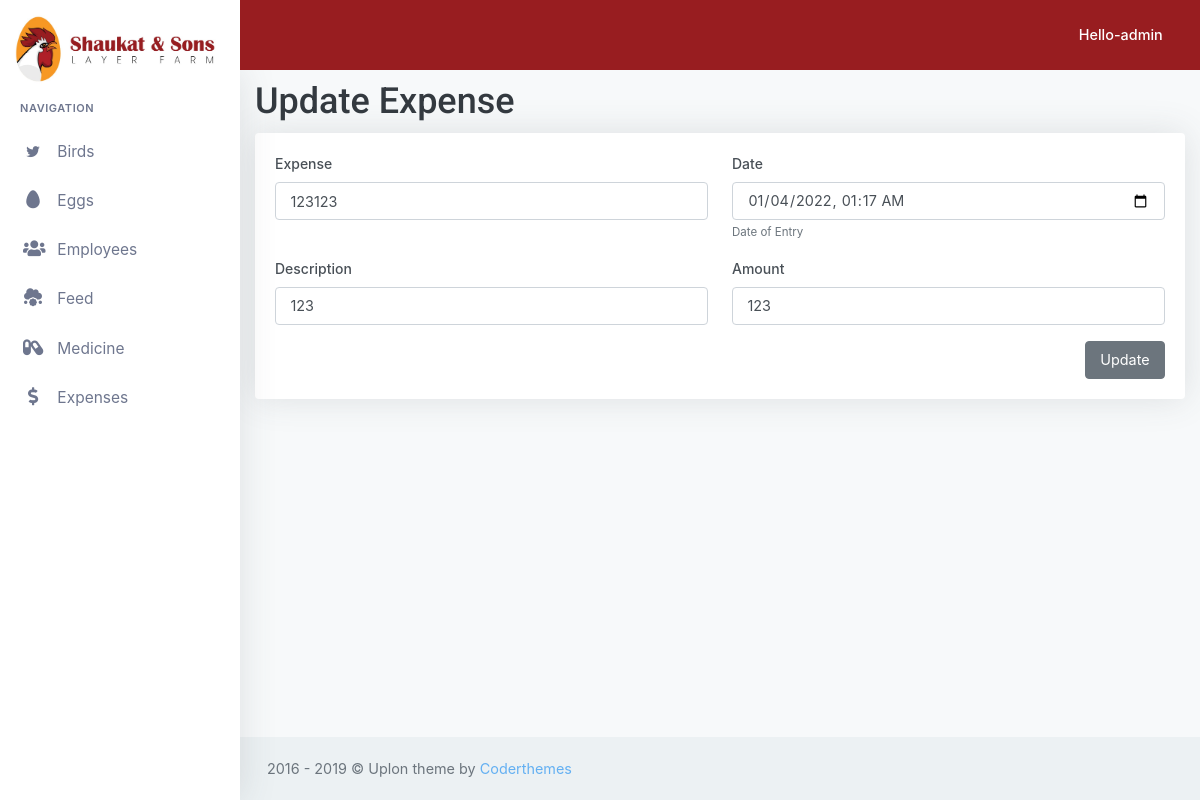
Page /expenses/update-expenses/3/ (signed in) on the committed database.
### expenses/models.py (models this page shows)
class Expenses(models.Model):
    title = models.CharField(max_length=56,)
    amount = models.CharField(max_length=56,)
    description = models.CharField(max_length=56)
    date = models.DateTimeField()
    updated_by = models.ForeignKey(User, on_delete=models.SET_NULL,null=True)

### expenses/views.py (the view, shortened to what this page needs)
# urls.py: path('update-expenses/<id>/', views.update_expenses, name="update_expenses"),
@login_required(login_url='/accounts/login')
def update_expenses(request, id):
    update_record = Expenses.objects.get(id=id)
    return render(request, 'expenses/update_expenses.html', {"update_record": update_record})

### expenses/templates/expenses/update_expenses.html (shortened to what this page needs)
{% extends 'baseTeamplate.html' %}
{% load static %}
{% block content %}
    <h1>Update Expense</h1>
    <div class="row">
        <div class="col-xl col-md">
            <div class="card-box ">
                <form action="" method="post" enctype="multipart/form-data">
                    <div class="row">
                        <div class="col-xl-6">
                            <div class="form-group">
                                <label>Expense</label>
                                <input type="text" class="form-control" name="expense"
                                       placeholder="e.g Electricity...." value="{{ update_record.title }}">
                            </div>
                        </div>
                        <div class="col-xl-6">
                            <div class="form-group">
                                <label>Date</label>
                                <input type="datetime-local" class="form-control" name="date" value="{{ update_record.date |date:'Y-m-d'}}T{{update_record.date|time:'H:i:s'}}">
                                <small class="text-muted">Date of Entry</small>
                            </div>
                        </div>
                    </div>
                    <div class="row">
                        <div class="col-xl-6">
                            <div class="form-group">
                                <label>Description</label>
                                <input type="text" class="form-control" name="expense_description"
                                     value="{{ update_record.description }}"  placeholder="Description About Expense">
                            </div>
                        </div>
                        <div class="col-xl-6">
                            <div class="form-group">
                                <label>Amount</label>
                                <input type="number" class="form-control" name="amount" value="{{ update_record.amount }}">
                            </div>
                            <button type="submit" class="btn btn-secondary float-right">Update</button>
                        </div>
                    </div>
                </form>
            </div>
        </div>
    </div>
{% endblock %}

### templates/baseTeamplate.html (shortened to what this page needs)
{% load static %}
<!DOCTYPE html>
<html lang="en">
<head>
    <link href="{% static 'libs/datatables/dataTables.bootstrap4.min.css' %}" rel="stylesheet" type="text/css"/>
    <link href="{% static 'libs/datatables/buttons.bootstrap4.min.css' %}" rel="stylesheet" type="text/css"/>
    <link href="{% static 'libs/datatables/responsive.bootstrap4.min.css' %}" rel="stylesheet" type="text/css"/>
    <link href="{% static 'libs/datatables/select.bootstrap4.min.css' %}" rel="stylesheet" type="text/css"/>
    <link href="{% static 'css/bootstrap.min.css' %}" rel="stylesheet" type="text/css" id="bootstrap-stylesheet"/>
    <link href="{% static 'css/icons.min.css' %}" rel="stylesheet" type="text/css"/>
    <link href="{% static 'css/app.css' %}" rel="stylesheet" type="text/css" id="app-stylesheet"/>
    <link href="{% static 'sj.css' %}" rel="stylesheet" type="text/css" id="app-stylesheet"/>
</head>
<body>
<div id="wrapper">
    <div class="navbar-custom">
        <ul class="list-unstyled topnav-menu float-right mb-0">
            <li class="dropdown notification-list">
                <a class="nav-link dropdown-toggle nav-user mr-0 waves-effect waves-light" data-toggle="dropdown"
                   href="#" role="button" aria-haspopup="false" aria-expanded="false">
                    <span class="hello-msg d-none d-sm-inline-block ml-1 font-weight-medium" style="color: white; "> Hello-{{ request.user }}</span>
                    <i class="mdi mdi-chevron-down d-none d-sm-inline-block"></i>
                </a>
            </li>
        </ul>
        <div class="logo-box">
            <a href="#" class="logo text-center logo-dark">
                        <span class="logo-lg">
                  <img src="{% static 'logo.jpeg' %}" style="width:100%">
                        </span>
            </a>
        </div>
        <ul class="list-unstyled topnav-menu topnav-menu-left m-0">
            <li>
                <button class="button-menu-mobile waves-effect waves-light">
                    <i class="mdi mdi-menu"></i>
                </button>
            </li>
        </ul>
    </div>
    <div class="left-side-menu">
        <div class="slimscroll-menu">
            <div id="sidebar-menu">
                <ul class="metismenu" id="side-menu">
                    <li class="menu-title">Navigation</li>
                    <li>
                        <a href="javascript: void(0);">
                            <i class="typcn typcn-social-twitter"></i>
                            <span> Birds </span>
                            <span class="menu-arrow"></span>
                        </a>
                    </li>
                    <li>
                        <a href="javascript: void(0);">
                            <i class="fas fa-egg"></i>
                            <span> Eggs </span>
                            <span class="menu-arrow"></span>
                        </a>
                    </li>
                    <li>
                        <a href="javascript: void(0);">
                            <i class="fas fa-users"></i>
                            <span> Employees </span>
                            <span class="menu-arrow"></span>
                        </a>
                    </li>
                    <li>
                        <a href="javascript: void(0);">
                            <i class="fas fa-cloud-meatball"></i>
                            <span> Feed </span>
                            <span class="menu-arrow"></span>
                        </a>
                    </li>
                    <li>
                        <a href="javascript: void(0);">
                            <i class="fas fa-capsules"></i>
                            <span> Medicine </span>
                            <span class="menu-arrow"></span>
                        </a>
                    </li>
                    <li>
                        <a href="javascript: void(0);">
                            <i class="fas fa-dollar-sign"></i>
                            <span> Expenses </span>
                            <span class="menu-arrow"></span>
                        </a>
                    </li>
                </ul>
            </div>
        </div>
    </div>
    <div class="content-page">
        {% block content %}
        {% endblock %}
    </div>
    <footer class="footer">
        <div class="container-fluid">
            <div class="row">
                <div class="col-md-12">
                    2016 - 2019 &copy; Uplon theme by <a href="">Coderthemes</a>
                </div>
            </div>
        </div>
    </footer>
</div>
</body>
</html>

### rows in the picture
Expenses: expense "123123", date "01/04/2022 01:17", expense_description "123", amount "123"

### other values in the picture
{{ request.user }} "admin"
